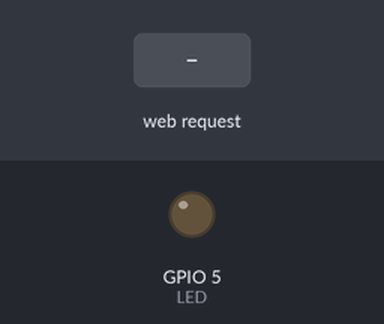
The program below on a simulated ESP8266 (NodeMCU). On the bench: output pins drawn as LEDs (lit = HIGH). The test bench sets the inputs (shaded band). WiFi joins after 1.5 s; servers stay silent unless stated; random numbers use the default seed unless the program sets one; what the program prints to the serial monitor is not drawn.

Above: at 2.7 s.
2.8 s: HTTP request GET /setLED?LEDstate=1 received
At 4.0 s:
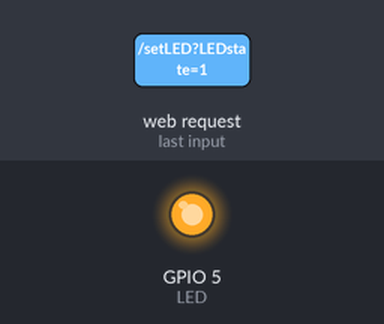
4.3 s: HTTP request GET /setLED received
At 5.3 s:
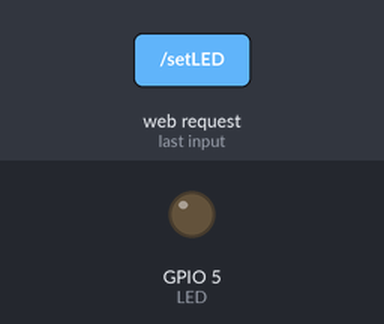
Timing chart, 0 to 7.3 s (numbered marks = the images above; inputs shaded):
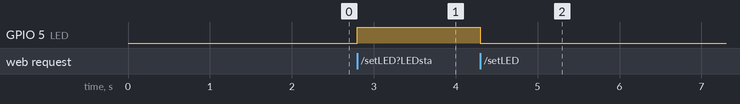

The program:

main.cpp
```cpp
/*
 * ESP8266 NodeMCU AJAX Demo
 * Updates and Gets data from webpage without page refresh
 */
#include <Arduino.h>
#include <ESP8266WiFi.h>
#include <WiFiClient.h>
#include <ESP8266WebServer.h>

// Header file with HTML/JS Scripts for webpage
#include "index.h"

#define LED 5

const char *ssid = "";
const char *password = "";

// Create ESP8266WebServer class object | Server on port 80
ESP8266WebServer server(80);

void handleRoot()
{
  /*
      MAIN_page[]
        - What is it
          - A constant char array that holds all the HTML/JS scripts for the webpage
          - Storing it as a seperate header file makes things "Easier" to read in the CPP/Sketch file
  */
  String s = MAIN_page;
  /*
      server.send()
        - Sends responses to the client
        - Parameters server.send(code,content_type,content);
          - code : HTTP response code
            - Can be 200 (OKAY) or 404 (NOT FOUND)
          - content_type : HTTP content, for example :
            - text/plain
            - image/png
          - content : actual concent body
  */
  server.send(200, "text/html", s); //Send web page
}

// Read ADC values from potentiometer
void handleADC()
{
  int a = analogRead(A0);
  String adcValue = String(a);

  // Send ADC value when the webpage makes a ajax request
  server.send(200, "text/plane", adcValue);
}

// Generate and send random number
void randomNum()
{
  float randomNumber;

  randomNumber = random(5);
  String randomNum_value = String(randomNumber);

  // send() command needs the value to be stored as a string
  server.send(200, "text/plane", randomNum_value);
}
// Generate and send random number
void randomNum2()
{
  float randomNumber2;

  randomNumber2 = random(75);
  String randomNum_value2 = String(randomNumber2);

  // send() command needs the value to be stored as a string
  server.send(200, "text/plane", randomNum_value2);
}
void handleLED()
{
  String ledState = "OFF";

  /*
      server.arg()
        - Returns the number of query parameters that were passed on the HTTP request
          that triggered the execution of the handling function
        - Refer  xhttp.open("GET", "setLED?LEDstate="+led, true); in index.h file
  */
  String t_state = server.arg("LEDstate");
  Serial.print("LED State : ");
  Serial.println(t_state);

  if (t_state == "1")
  {
    digitalWrite(LED, HIGH);

    // Parameter sent back to webpage
    ledState = "ON";
  }
  else
  {
    digitalWrite(LED, LOW);

    // Parameter sent back to webpage
    ledState = "OFF";
  }

  // LED state sent to webpage
  server.send(200, "text/plane", ledState);
}

void setup(void)
{
  Serial.begin(115200);

  WiFi.begin(ssid, password);
  Serial.println("");

  pinMode(LED, OUTPUT);

  // Wait for connection
  while (WiFi.status() != WL_CONNECTED)
  {
    delay(250);
    Serial.print(".");
  }

  // Show IP if connecting ot WiFi was successful
  Serial.println("");
  Serial.print("Connected to ");
  Serial.println(ssid);
  Serial.print("IP address: ");
  Serial.println(WiFi.localIP());

  // Specify which routine handles what
  server.on("/", handleRoot);
  server.on("/setLED", handleLED);
  server.on("/readADC", handleADC);
  server.on("/randomNum", randomNum);
  server.on("/barADC", handleADC);

  // Start server
  server.begin();
  Serial.println("HTTP server started");
}

void loop(void)
{
  //Handle client requests | Looks for pending requests
  server.handleClient();
}
```

index.h
```cpp
const char MAIN_page[] PROGMEM = R"=====(
<!DOCTYPE html>
<html>
<title>W3.CSS</title>
<meta name="viewport" content="width=device-width, initial-scale=1">
<link rel="stylesheet" href="https://www.w3schools.com/w3css/4/w3.css">
<style>
  /*
      Sets h1<>, paragraphs and div tags to center align text
  */
  h1 {text-align: center;}
  p {text-align: center;}
  div {text-align: center;}
</style>

<body>
<!--
    <div id="demo"
      - Gives an ID attribute to the current HTML element
      - ID defines the element uniquely so it can be used in Javascript
-->
<div id="demo">
<h1>LED/ADC Ajax Example</h1>
	<button type="button" onclick="sendData(1)">LED ON</button>
	<button type="button" onclick="sendData(0)">LED OFF</button><BR>
  <br>ADC Value is : <span id="ADCValue">0</span><br>
  <br>Random number generated : <span id="randomNum">0</span><br>
  <br>LED State is : <span id="LEDState">NA</span>

<br>
</div>

<div class="w3-light-grey">
  <div id="myBar" class="w3-container w3-green" style="height:24px;width:1%"></div>

</div>

<button class="w3-button w3-light-grey" onclick="move()">Start Bar Graph</button>
<br>ADC Bar Graph Value : <span id="barADC">0</span><br>


<!--HTML ends here-->

<script>
  // Bar Graph

  function move()
  {
    ///*
    var elem = document.getElementById("myBar");
    var width = 1;
    var id = setInterval(frame, 10);
    function frame()
    {
      if (width >= 1024)
      {
        clearInterval(id);
      }
      else
      {
        var xhttp = new XMLHttpRequest();
        xhttp.onreadystatechange = function()
        {
          if (this.readyState == 4 && this.status == 200)
          {
            document.getElementById("barADC").innerHTML = this.responseText;
            var expand = document.getElementById("barADC").innerHTML;
            elem.style.width = expand + '%';

          }
        };
        xhttp.open("GET", "/barADC", true);
        xhttp.send();

        //width++;
        //elem.style.width = width + '%';
      }
    }
    //*/
   // Display random number values generated from ESP8266

}

function sendData(led)
{
  /*
      new XMLHttpRequest();
        - Reference link : https://www.w3schools.com/js/js_ajax_http.asp
        - Used to exchange data with webserver behind the scenes
  */

  // Create XMLHttpRequest Object
  var xhttp = new XMLHttpRequest();
  /*
      Define a Callback Function xhttp.onreadystatechange = function()
        - xhttp.onreadystatechange = function()
        - What's a callback function
          - A function that's passed as a parameter to another function
          - Should have the code to execute when the response is ready
  */

  // Another callback function
  xhttp.onreadystatechange = function()
  {
    if (this.readyState == 4 && this.status == 200)
    {
      /*
        this.readyState
          - Reference : https://developer.mozilla.org/en-US/docs/Web/API/XMLHttpRequest/readyState
          - Returns the state an XMLHttpRequest client
          - Value |	  State	           |  Description
            -------------------------------------------------------------------------------------------
            0	    |   UNSENT	         |  Client has been created. open() not called yet.
            1	    |   OPENED	         |  open() has been called.
            2	    |   HEADERS_RECEIVED |  send() has been called, and headers and status are available.
            3	    |   LOADING	         |  Downloading; responseText holds partial data.
            4	    |   DONE	           |  The operation is complete.

        this.status
            - 200: "OK"
            - 403: "Forbidden"
            - 404: "Page not found"

            getElementById()
            - Used every time you want to manipulate/get info
              from an element in your document

            this.responseText
              -Returns the server response as a JavaScript string
              - Contains content from the requested URL using the XMLHttpRequest
              -
      */
      document.getElementById("LEDState").innerHTML =
      this.responseText;
    }
  };
  /*
      xhttp.open()
        - Reference link : https://www.w3schools.com/xml/ajax_xmlhttprequest_send.asp
        - What does it do
          - Sends request to server
        - Parameters
          - open(method,url,async)
            - Specifies the type of request
            - Method : The type of request -> GET or POST
            - URL    : The server (file) location
            - Async : true (Asynchronous) | false (synchronous)
          - The '+led'
            - Is considered a 'Unique ID'
            - Used to avoid getting a cahced result
              - cahced result : Area of memory that stores the result of a
                DB query/query block for resue
  */
  xhttp.open("GET", "setLED?LEDstate="+led, true);
  /*
    xhttp.send();
      - send()
        - Sends request to server
        - Used for GET requests
      - send(string)
        - Sends request to server
        - Used for POST requests
  */
  xhttp.send();
}

setInterval(function()
{
  // Call a function repetatively with 500ms Second interval
  getData();
  //move();
}, 1000); //500mSeconds update rate

function getData()
{
  // Read ADC
  var xhttp = new XMLHttpRequest();
  xhttp.onreadystatechange = function()
  {
    if (this.readyState == 4 && this.status == 200)
    {
      document.getElementById("ADCValue").innerHTML = this.responseText;
    }
  };
  xhttp.open("GET", "/readADC", true);
  xhttp.send();

  // Display random number values generated from ESP8266
  var xhttp = new XMLHttpRequest();
  xhttp.onreadystatechange = function()
  {
    if (this.readyState == 4 && this.status == 200)
    {
      document.getElementById("randomNum").innerHTML = this.responseText;
    }
  };
  xhttp.open("GET", "/randomNum", true);
  xhttp.send();
}

</script>
</body>
</html>
)=====";
```

Measured:
- after the input at 2.8 s, GPIO 5 (LED): LOW → HIGH at once
- after the input at 4.3 s, GPIO 5 (LED): HIGH → LOW at once
